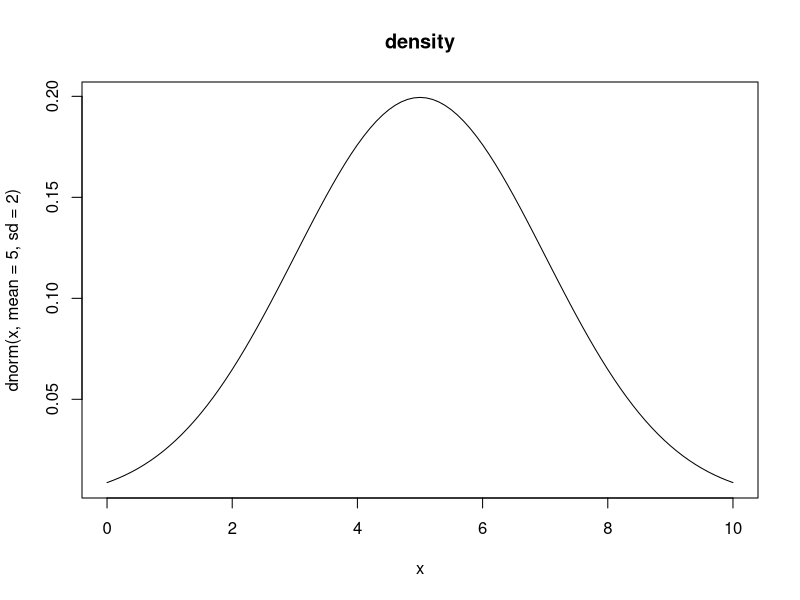
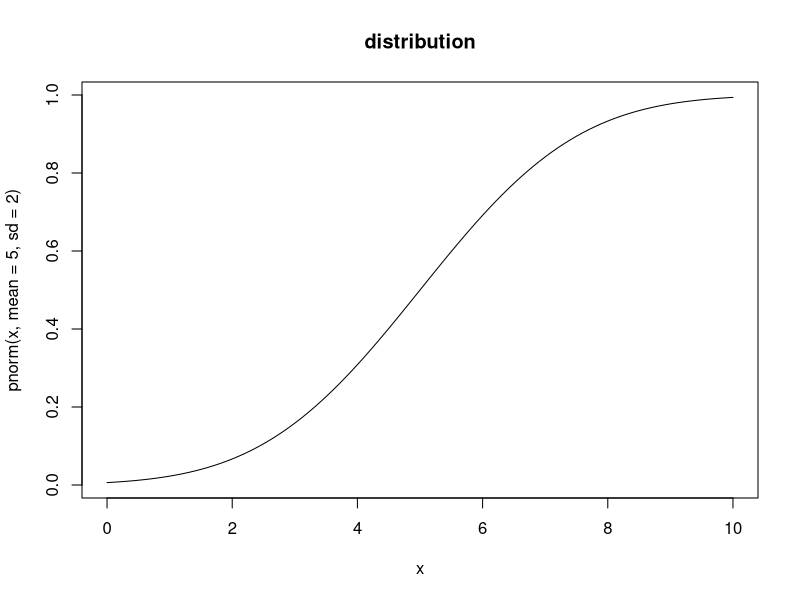
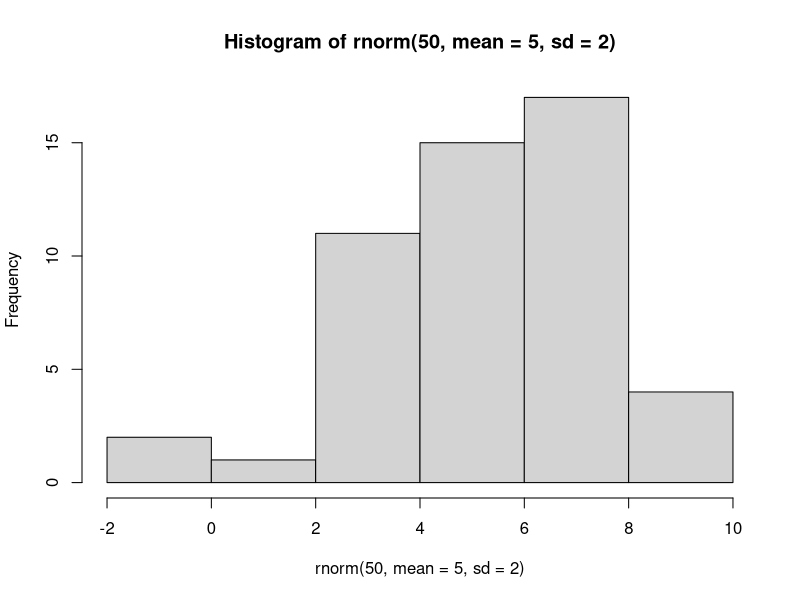
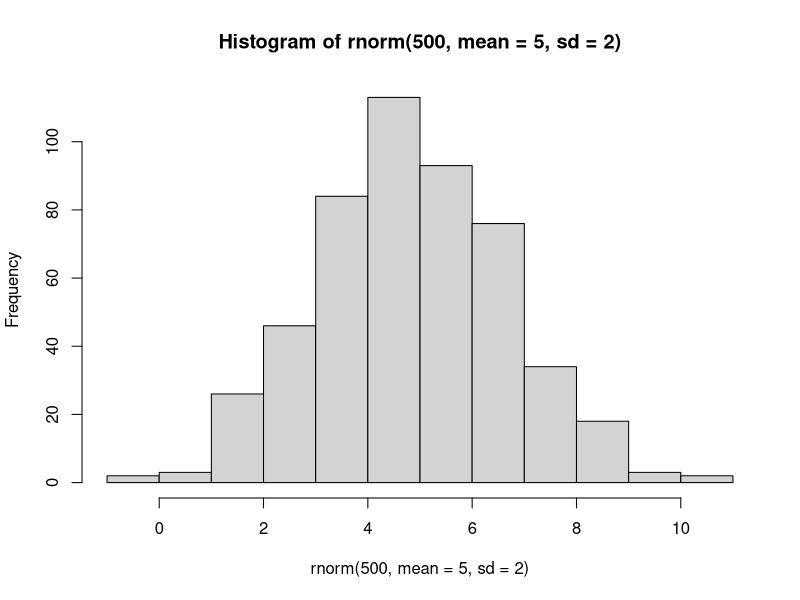

R code for these plots, in order:
## ---- chunk 1
knitr::opts_chunk$set(echo = TRUE)
## ---- chunk 2
curve(dnorm(x, mean = 5, sd = 2), from = 0, to = 10, main = "density")

curve(pnorm(x, mean = 5, sd = 2), from = 0, to = 10, main = "distribution")
## ---- chunk 3
hist(rnorm(50, mean = 5, sd = 2))

hist(rnorm(500, mean = 5, sd = 2))
